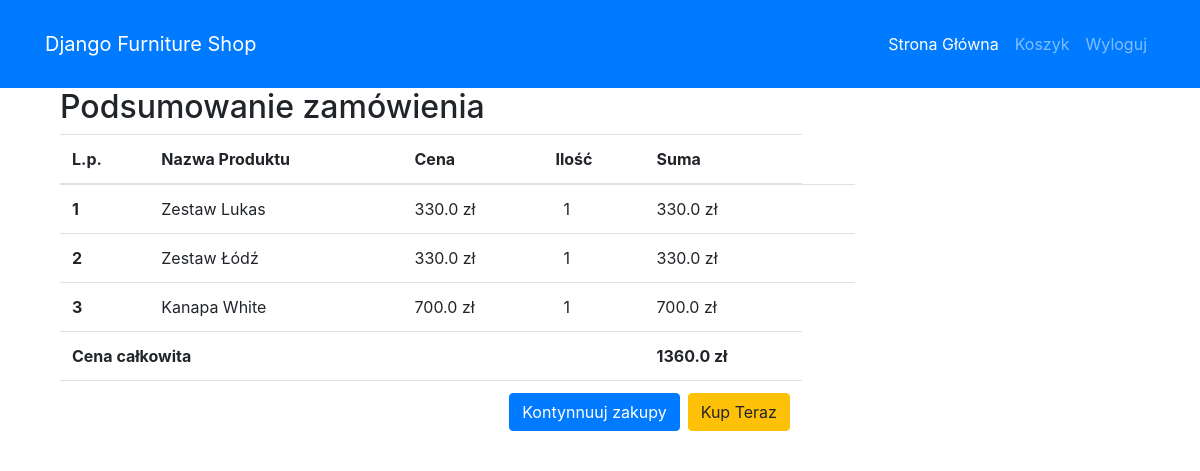
The app's page /cart/ (signed in) with its own data.
### index/models.py (models this page shows, shortened)
class OrderProduct(models.Model):
    user = models.ForeignKey(settings.AUTH_USER_MODEL,
                             on_delete=models.CASCADE)
    ordered = models.BooleanField(default=False)
    product = models.ForeignKey(Product, on_delete=models.CASCADE)
    quantity = models.IntegerField(default=1)
    def get_total_price(self):
        return self.quantity * self.product.price

class Product(models.Model):
    name = models.CharField(max_length=200)
    manufacturer = models.ForeignKey('auth.User', on_delete=models.CASCADE)
    description = models.CharField(max_length=200)
    created_date = models.DateTimeField(default=timezone.now)
    price = models.FloatField()
    photo = models.ImageField(upload_to = 'media/', null=True, blank=True)

class Order(models.Model):
    user = models.ForeignKey(settings.AUTH_USER_MODEL,
                            on_delete=models.CASCADE)
    products = models.ManyToManyField(OrderProduct)
    ordered_date = models.DateTimeField(auto_now_add=True)
    ordered = models.BooleanField(default=False)
    shipping_address = models.ForeignKey(
        'UserAddress', related_name='shipping_address', on_delete=models.SET_NULL, blank=True, null=True)
    sale_date = models.DateField(auto_now_add=True)
    payment_deadline = models.DateField(auto_now_add=True)
    def get_total(self):
        total = 0
        for order_product in self.products.all():
            total += order_product.get_total_price()
        return total

### index/views.py (the view)
# urls.py: path('cart/', CartView.as_view(), name='cart'),
class CartView(LoginRequiredMixin, View):
    def get(self, *args, **kwargs):
        try:
            order = Order.objects.get(user=self.request.user, ordered=False)
            return render(self.request, 'index/cart.html', {'order': order})
        except ObjectDoesNotExist:
            messages.warning(self.request, "Nie masz aktywnego zamówienia !")
            return redirect("/")

### index/templatetags/group_tag.py (called while the page is built)
@register.filter(name='group_tag')
def group_tag(user, group_name):
    group = Group.objects.get(name=group_name)
    return True if group in user.groups.all() else False

### index/templates/index/cart.html (shortened to what this page needs)
{% extends "index/base.html" %}
{% load group_tag %}
{% block content %}
  <main>
    <div class="container">
    <div class="table-responsive text-nowrap">
    <h2>Podsumowanie zamówienia</h2>
    <table class="table">
        <thead>
        <tr>
            <th scope="col">L.p.</th>
            <th scope="col">Nazwa Produktu</th>
            <th scope="col">Cena</th>
            <th scope="col">Ilość</th>
            <th scope="col">Suma</th>
        </tr>
        </thead>
        <tbody>
        {% for product in order.products.all %}
        <tr>
            <th scope="row">{{ forloop.counter }}</th>
            <td>{{ product.product.name }}</td>
            <td>{{ product.product.price }} zł</td>
            <td>
                <a href="{% url 'remove_single_product_from_cart' product.product.pk %}"></a>
                {{ product.quantity }}
                <a href="{% url 'add_to_cart' product.product.pk %}"></a>
            </td>
            <td>
                {{ product.get_total_price }} zł
        </td>
        <td>
            <a href="{% url 'remove_from_cart' product.product.pk %}"></a>
            </td>
        </tr>
        {% endfor %}
        {% if order.get_total %}
        <tr>
            <td colspan="4"><b>Cena całkowita</b></td>
            <td><b>{{ order.get_total }} zł</b></td>
        </tr>
        <tr>
            <td colspan="5">
            <a class='btn btn-warning float-right ml-2' href='/checkout/'>Kup Teraz</a>
            <a class='btn btn-primary float-right' href='/'>Kontynnuuj zakupy</a>
            </td>
        </tr>
        {% endif %}
        </tbody>
    </table>
    </div>
    </div>
  </main>
{% endblock content %}

### records on screen
OrderProduct: product.name "Zestaw Lukas", product.price "330.0", quantity "1", get_total_price "330.0"
OrderProduct: product.name "Zestaw Łódź", product.price "330.0", quantity "1", get_total_price "330.0"
OrderProduct: product.name "Kanapa White", product.price "700.0", quantity "1", get_total_price "700.0"
Order: get_total "1360.0"
